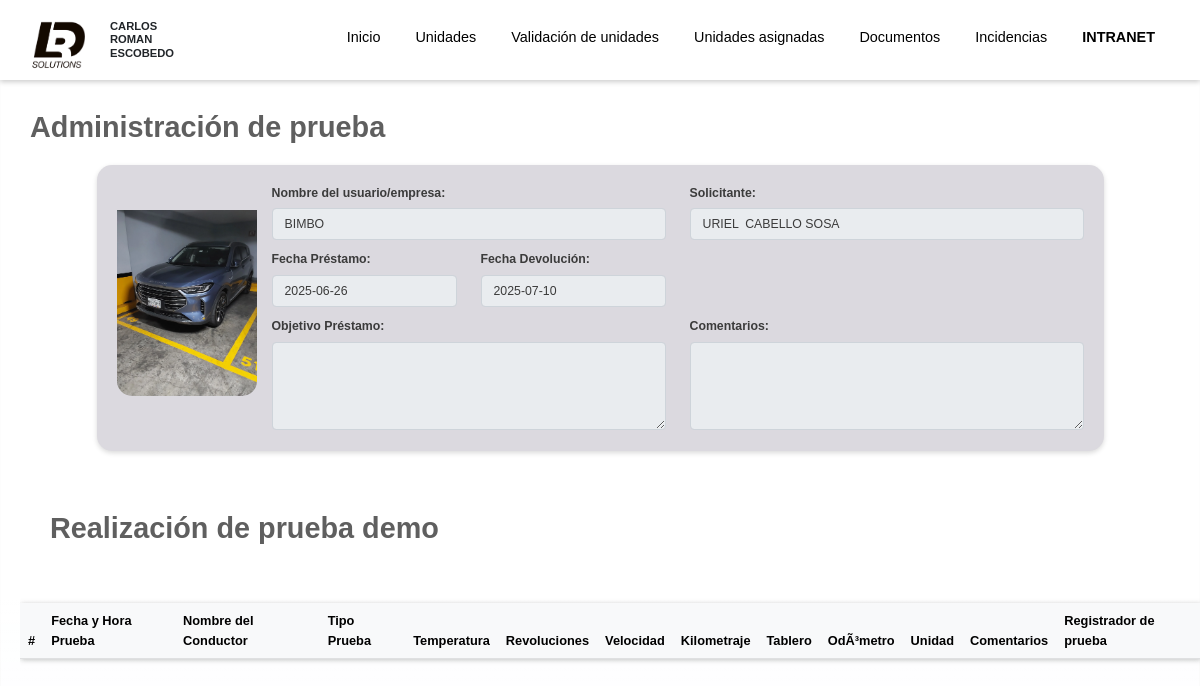
/Cliente/interfaces/realizacion_prueba_demo.php?id_unidad=16 (signed in), run on an earlier commit of the app's database.
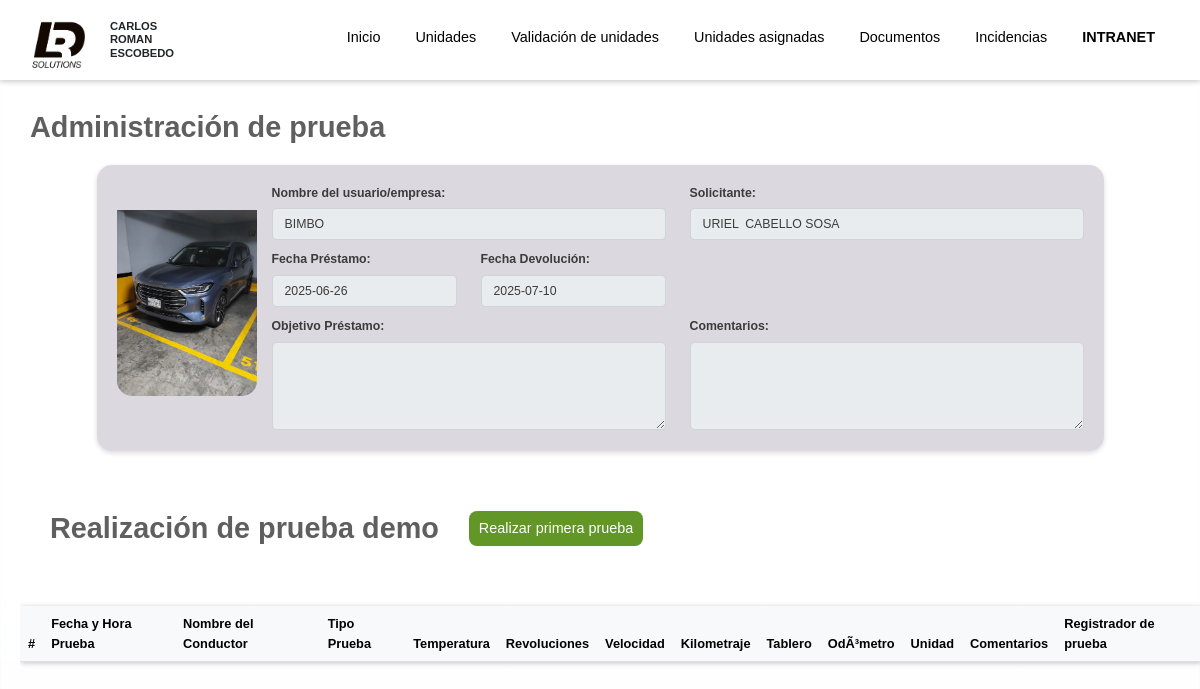
And on a later commit of the database.
### tables this page shows
CREATE TABLE `colaboradores` (
  `id_colaborador` int(11) NOT NULL,
  `numero_colaborador` varchar(6) DEFAULT NULL,
  `nombre_1` varchar(30) DEFAULT NULL,
  `nombre_2` varchar(30) DEFAULT NULL,
  `nombre_fav` varchar(30) DEFAULT NULL,
  `apellido_paterno` varchar(30) DEFAULT NULL,
  `apellido_materno` varchar(30) DEFAULT NULL,
  `fecha_nacimiento` date DEFAULT NULL,
  `genero` varchar(10) DEFAULT NULL,
  `curp` varchar(18) DEFAULT NULL,
  `nss` varchar(11) DEFAULT NULL,
  `rfc` varchar(13) DEFAULT NULL,
  `id_tipo_estado_civil` int(10) DEFAULT NULL,
  `numero_hijos` int(11) DEFAULT NULL,
  `telefono_personal` varchar(15) DEFAULT NULL,
  `domicilio` text DEFAULT NULL,
  `id_tipo_sangre` int(11) DEFAULT NULL,
  `operaciones_previas` varchar(200) NOT NULL,
  `enfermedades_cronicas` varchar(200) NOT NULL,
  `email_personal` varchar(200) DEFAULT NULL,
  `id_contacto` int(11) DEFAULT NULL,
  `email_corporativo` varchar(70) DEFAULT NULL,
  `email_corporativo_2` varchar(70) DEFAULT NULL,
  `telefono_corporativo` varchar(21) DEFAULT NULL,
  `fecha_ingreso` date DEFAULT NULL,
  `fecha_salida` date DEFAULT NULL,
  `id_empresa` int(11) DEFAULT NULL,
  `id_direccion` int(11) DEFAULT NULL,
  `id_sede` int(11) DEFAULT NULL,
  `id_area` int(11) DEFAULT NULL,
  `id_puesto` int(11) DEFAULT NULL,
  `id_turno_trabajo` int(11) DEFAULT NULL,
  `id_kit_bienvenida` int(11) DEFAULT NULL,
  `id_jefe_directo` int(11) DEFAULT NULL,
  `fecha_alta_imss` date DEFAULT NULL,
  `id_tipo_contrato` int(11) DEFAULT NULL,
  `sueldo_neto` decimal(10,0) DEFAULT NULL,
  `sueldo_bruto` decimal(10,0) DEFAULT NULL,
  `id_tipo_pago` int(11) DEFAULT NULL,
  `id_banco` int(11) DEFAULT NULL,
  `cuenta_bancaria` varchar(20) DEFAULT NULL,
  `clabe_interbancaria` varchar(18) DEFAULT NULL,
  `id_estado_colaborador` int(11) DEFAULT NULL,
  `id_estatus_colaborador` int(11) DEFAULT NULL,
  `fecha_guardado` date DEFAULT NULL,
  `fecha_actualizacion` date DEFAULT NULL,
  `id_colaborador_creacion` int(6) DEFAULT NULL,
  `id_colaborador_ultima_actualizacion` int(11) DEFAULT NULL
);

CREATE TABLE `asignacion_unidad_demo` (
  `id_asignacion_unidad_demo` int(11) NOT NULL,
  `id_unidad` int(11) NOT NULL,
  `id_colaborador_que_asigna` int(11) NOT NULL,
  `id_persona_fisica` int(11) DEFAULT NULL,
  `id_persona_moral` int(11) DEFAULT NULL,
  `fecha_prestamo` date NOT NULL,
  `fecha_devolucion` date NOT NULL,
  `objetivo_prestamo` text DEFAULT NULL,
  `comentarios` text DEFAULT NULL,
  `id_autorizador` int(11) DEFAULT NULL,
  `autorizacion` varchar(20) NOT NULL,
  `id_creador_comodato_demo` int(11) DEFAULT NULL,
  `fecha_creacion_comodato` date DEFAULT NULL,
  `archivo_comodato_sin_firmar` varchar(200) NOT NULL,
  `id_estatus_comodato_demo` int(11) DEFAULT NULL,
  `archivo_comodato_firmado` varchar(200) NOT NULL,
  `motivo_rechazo_comodato` varchar(200) NOT NULL,
  `id_estado_prueba_demo` int(11) DEFAULT NULL
);

CREATE TABLE `personas_morales` (
  `id_persona_moral` int(11) NOT NULL,
  `id_registrador_persona_moral` int(11) NOT NULL,
  `organizacion_institucion` varchar(100) NOT NULL,
  `identificacion_representante_legal_seccion` varchar(20) NOT NULL,
  `vigencia` varchar(9) NOT NULL,
  `archivo_identificacion_representante_legal` varchar(200) NOT NULL,
  `archivo_poder_representante_legal` varchar(200) NOT NULL,
  `rfc_moral` varchar(12) NOT NULL,
  `archivo_rfc_moral` varchar(200) NOT NULL,
  `domicilio` text NOT NULL,
  `archivo_domiclio_moral` varchar(200) NOT NULL,
  `archivo_escritura_constitutiva` varchar(200) NOT NULL,
  `archivo_escrituras_estatus_sociales` varchar(200) NOT NULL
);

### Cliente/modulos/modulo_realizacion_prueba_demo.php (the view, shortened to what the rows shown need)
<?php
include("../../Servidor/conexion.php");
?>
<div class="contenedoropcionesunidades">
    <h2 class="titulosletrarealizacionpruebademo text-nowrap">Administración de prueba</h2>
</div>
<div class="contenedorrealizacionprueba">
<?php
if (isset($_GET['id_unidad'])) {
    $id_asignacion = $_GET['id_unidad'];
    $consulta = "SELECT
                    a.id_asignacion_unidad_demo,
                    a.id_unidad,
                    a.id_colaborador_que_asigna,
                    a.id_persona_fisica,
                    a.id_persona_moral,
                    a.fecha_prestamo,
                    a.fecha_devolucion,
                    a.objetivo_prestamo,
                    a.comentarios,
                    u.img_unidad,
                    pf.id_persona_fisica,
                    pf.nombre_1,
                    pf.nombre_2,
                    pf.apellido_paterno,
                    pf.apellido_materno,
                    pm.id_persona_moral,
                    pm.organizacion_institucion,
                    model.nombre_modelo,
                    unid.placa,
                    unid.vin,
                    ca.nombre_1 AS nombre1colaborador,
                    ca.nombre_2 AS nombre2colaborador,
                    ca.apellido_paterno AS apellidopcolaborador,
                    ca.apellido_materno AS apellidomcolaborador,
                    usr.avatar AS avatar_colaborador,
                    epd.estado_prueba
                FROM asignacion_unidad_demo AS a
                LEFT JOIN unidades AS u ON a.id_unidad = u.id_unidad
                LEFT JOIN personas_fisicas AS pf ON a.id_persona_fisica = pf.id_persona_fisica
                LEFT JOIN personas_morales AS pm ON a.id_persona_moral = pm.id_persona_moral
                LEFT JOIN modelos AS model ON u.id_modelo = model.id_modelo
                LEFT JOIN unidades AS unid ON a.id_unidad = unid.id_unidad
                LEFT JOIN colaboradores AS ca ON a.id_colaborador_que_asigna = ca.id_colaborador
                LEFT JOIN usuarios AS usr ON usr.id_colaborador = ca.id_colaborador
                LEFT JOIN estado_pruebas_demos AS epd ON a.id_estado_prueba_demo = epd.id_estado_prueba_demo
                WHERE a.id_asignacion_unidad_demo = ?";
    $stmt = $conexion->prepare($consulta);
    $stmt->bind_param("i", $id_asignacion);
    $stmt->execute();
    $resultado = $stmt->get_result();
    while ($fila = $resultado->fetch_assoc()) {
        if (($fila['id_persona_fisica'] || $fila['id_persona_moral'])) {
            $nombre = $fila['id_persona_fisica'] ? $fila['nombre_1'] . ' ' . $fila['nombre_2'] . ' ' . $fila['apellido_paterno'] . ' ' . $fila['apellido_materno'] : $fila['organizacion_institucion'];
            $img = $fila['img_unidad'];
            $ruta_servidor = "../../Servidor/archivos/imagenes/imagenes_unidades/";
            $ruta_completa = $ruta_servidor . $img;
            $ruta_url = $ruta_servidor . $img;
            $ruta_fallback = "../../Cliente/img/unidades/carro_desconocido.png";
            echo "<div class='contenido-card'>";
            echo "<div class='contenedor-imagen'>";
            if (!empty($img) && file_exists($ruta_completa)) {
                echo "<img class='imgunidadpruebademo' src='" . htmlspecialchars($ruta_url) . "' alt='Imagen de la unidad'>";
            } else {
                echo "<img class='imgunidadpruebademo' src='" . htmlspecialchars($ruta_fallback) . "' alt='Imagen no disponible'>";
            }
            echo "</div>";
            echo "<form action='' method='post'>";
            echo "<div class='row'>";
            echo "<div class='col-md-6'>";
            echo "<label for='nombre' class='letrasinfounidademoprueba'><b>Nombre del usuario/empresa:</b></label>";
            echo "<input type='text' class='form-control letrasinfounidademoprueba' id='nombre' name='nombre' value='" . $nombre . "' readonly>";
            echo "</div>";
            echo "<div class='col-6'>";
            echo "<label for='solicitante' class='letrasinfounidademoprueba'><b>Solicitante:</b></label>";
            echo "<input type='text' class='form-control letrasinfounidademoprueba' id='solicitante' name='solicitante' value='" . $fila['nombre1colaborador'] . ' ' . $fila['nombre2colaborador'] . ' ' . $fila['apellidopcolaborador'] . ' ' . $fila['apellidomcolaborador'] . "' readonly>";
            echo "</div>";
            echo "<div class='col-3'>";
            echo "<label for='fecha_prestamo' class='letrasinfounidademoprueba'><b>Fecha Préstamo:</b></label>";
            echo "<input type='text' class='form-control letrasinfounidademoprueba' id='fecha_prestamo' name='fecha_prestamo' value='" . $fila['fecha_prestamo'] . "' readonly>";
            echo "</div>";
            echo "<div class='col-3'>";
            echo "<label for='fecha_devolucion' class='letrasinfounidademoprueba'><b>Fecha Devolución:</b></label>";
            echo "<input type='text' class='form-control letrasinfounidademoprueba' id='fecha_devolucion' name='fecha_devolucion' value='" . $fila['fecha_devolucion'] . "' readonly>";
            echo "</div>";
            echo "</div>";
            echo "<div class='row'>";
            echo "<div class='col-6'>";
            echo "<label for='objetivo_prestamo' class='letrasinfounidademoprueba'><b>Objetivo Préstamo:</b></label>";
            echo "<textarea class='form-control letrasinfounidademoprueba' id='objetivo_prestamo' name='objetivo_prestamo' rows='4' readonly>" . $fila['objetivo_prestamo'] . "</textarea>";
            echo "</div>";
            echo "<div class='col-6'>";
            echo "<label for='comentarios' class='letrasinfounidademoprueba'><b>Comentarios:</b></label>";
            echo "<textarea class='form-control letrasinfounidademoprueba' id='comentarios' name='comentarios' rows='4' readonly>" . $fila['comentarios'] . "</textarea>";
            echo "</div>";
            echo "</div>";
            echo "</form>";
            echo "</div>";
        }
    }
} else {
    echo "<h1>ID de asignación no proporcionado.</h1>";
}
?>
</div>
<div class="contenedorealizaciondeprueba">
<?php
if (isset($_GET['id_unidad'])) {
    $id_asignacion = $_GET['id_unidad'];
    $consulta = "SELECT
                    a.id_asignacion_unidad_demo,
                    a.id_unidad,
                    a.id_estado_prueba_demo,
                    model.nombre_modelo,
                    unid.placa,
                    unid.vin,
                    epd.estado_prueba
                FROM asignacion_unidad_demo AS a
                LEFT JOIN unidades AS u ON a.id_unidad = u.id_unidad
                LEFT JOIN modelos AS model ON u.id_modelo = model.id_modelo
                LEFT JOIN unidades AS unid ON a.id_unidad = unid.id_unidad
                LEFT JOIN estado_pruebas_demos AS epd ON a.id_estado_prueba_demo = epd.id_estado_prueba_demo
                WHERE a.id_asignacion_unidad_demo = ?";
    $stmt = $conexion->prepare($consulta);
    $stmt->bind_param("i", $id_asignacion);
    $stmt->execute();
    $resultado = $stmt->get_result();
    echo "<h2 class='text-center titulosletrarealizacionpruebademoestatus'>Realización de prueba demo</h2>";
    while ($fila = $resultado->fetch_assoc()) {
        if (is_null($fila['id_estado_prueba_demo'])) {
            echo "<button type='button' id='realizacion_prueba' class='btn btn-primera_prueba realizacion_prueba' data-idpruebademo ='" . $fila['id_asignacion_unidad_demo'] . "'>Realizar primera prueba</button>";
        } else if ($fila['id_estado_prueba_demo'] == 1) {
            echo "<button type='button' id='realizacion_prueba' class='btn btn-segunda_prueba realizacion_prueba' data-idpruebademo ='" . $fila['id_asignacion_unidad_demo'] . "'>Realizar segunda prueba</button>";
        } else if ($fila['id_estado_prueba_demo'] == 2) {
            echo "<button type='button' id='realizacion_prueba' class='btn btn-tercera_prueba realizacion_prueba' data-idpruebademo ='" . $fila['id_asignacion_unidad_demo'] . "'>Realizar tercera prueba</button>";
        } else if ($fila['id_estado_prueba_demo'] == 3) {
        }
    $consulta_pruebas = "SELECT
                    p.id_prueba,
                    p.id_asignacion_unidad_demo,
                    p.fecha_prueba,
                    p.nombre_del_conductor,
                    p.tipo_prueba,
                    p.temperatura,
                    p.revoluciones,
                    p.velocidad,
                    p.kilometraje,
                    p.foto_tablero,
                    p.foto_odometro,
                    p.foto_unidad,
                    p.comentarios,
                    crp.nombre_1,
                    crp.nombre_2,
                    crp.apellido_paterno,
                    crp.apellido_materno
                FROM pruebas_unidad_demo AS p
                LEFT JOIN colaboradores AS crp ON p.id_colaborador_registra_prueba = crp.id_colaborador
                WHERE p.id_asignacion_unidad_demo = ?";
    $stmti = $conexion->prepare($consulta_pruebas);
    $stmti->bind_param("i", $id_asignacion);
    $stmti->execute();
    $resultado = $stmti->get_result();
    echo "<div class='table-responsive'>
            <table class='table table-hover tablaunidades' id='tablaUnidades'>
            <thead class='table-light'>
                <tr>
                    <th class='letratablapruebademo'>#</th>
                    <th class='letratablapruebademo'>Fecha y Hora Prueba</th>
                    <th class='letratablapruebademo'>Nombre del Conductor</th>
                    <th class='letratablapruebademo'>Tipo Prueba</th>
                    <th class='letratablapruebademo'>Temperatura</th>
                    <th class='letratablapruebademo'>Revoluciones</th>
                    <th class='letratablapruebademo'>Velocidad</th>
                    <th class='letratablapruebademo'>Kilometraje</th>
                    <th class='letratablapruebademo'>Tablero</th>
                    <th class='letratablapruebademo'>OdÃ³metro</th>
                    <th class='letratablapruebademo'>Unidad</th>
                    <th class='letratablapruebademo'>Comentarios</th>
                    <th class='letratablapruebademo'>Registrador de prueba</th>
                </tr>
            </thead>
            <tbody>";
        }
    echo "</tbody></table>";
} else {
    echo "<h1>ID de asignaciÃ³n no proporcionado.</h1>";
}
?>
</div>

### Servidor/sesiones/obtener_nombre_icono.php (shortened to what the rows shown need)
<?php
include("../../Servidor/conexion.php");
$id_colaborador = $_SESSION['id_colaborador'];
$sql = "SELECT nombre_fav, apellido_paterno, apellido_materno FROM colaboradores WHERE id_colaborador = $id_colaborador";
$resultado = $conexion->query($sql);
if ($resultado->num_rows > 0) {
    $fila = $resultado->fetch_assoc();
    echo $fila['nombre_fav'] . " " . $fila['apellido_paterno'] . " " . $fila['apellido_materno'];
}

What changed in the data, as far as the page shows it:
changed asignacion_unidad_demo "BIMBO": now shows "Realizar primera prueba"
